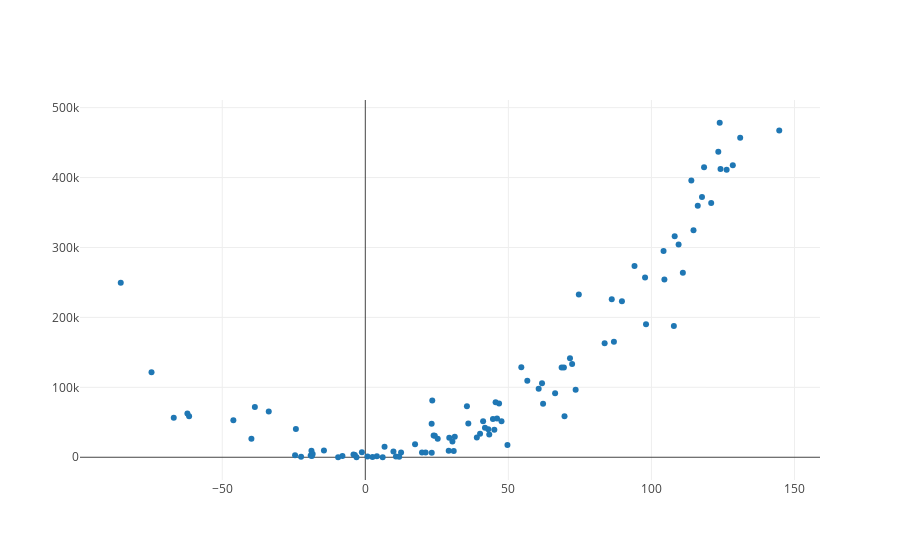

Notebook code for this chart:
### Code cell
X, Y = generate_points(20, 0.3)
Y = Y ** 2

data = go.Scatter(x=X,y=Y, mode='markers')
py.offline.iplot({'data': [data]})
